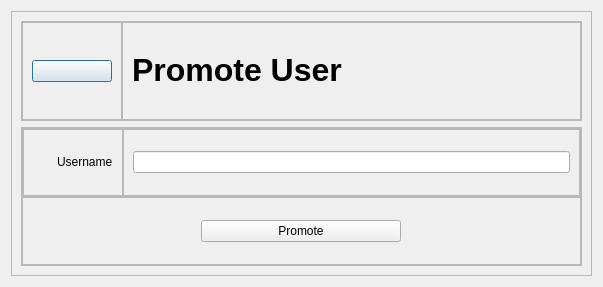
<?xml version="1.0" encoding="UTF-8"?>
<ui version="4.0">
 <class>promote</class>
 <widget class="QDialog" name="promote">
  <property name="geometry">
   <rect>
    <x>0</x>
    <y>0</y>
    <width>603</width>
    <height>287</height>
   </rect>
  </property>
  <property name="windowTitle">
   <string>Dialog</string>
  </property>
  <layout class="QVBoxLayout" name="verticalLayout_5">
   <item>
    <widget class="QFrame" name="frame">
     <property name="frameShape">
      <enum>QFrame::StyledPanel</enum>
     </property>
     <property name="frameShadow">
      <enum>QFrame::Raised</enum>
     </property>
     <layout class="QVBoxLayout" name="verticalLayout">
      <item>
       <widget class="QFrame" name="frame_title">
        <property name="maximumSize">
         <size>
          <width>16777215</width>
          <height>100</height>
         </size>
        </property>
        <property name="frameShape">
         <enum>QFrame::StyledPanel</enum>
        </property>
        <property name="frameShadow">
         <enum>QFrame::Raised</enum>
        </property>
        <layout class="QHBoxLayout" name="horizontalLayout_2">
         <property name="spacing">
          <number>0</number>
         </property>
         <property name="leftMargin">
          <number>0</number>
         </property>
         <property name="topMargin">
          <number>0</number>
         </property>
         <property name="rightMargin">
          <number>0</number>
         </property>
         <property name="bottomMargin">
          <number>0</number>
         </property>
         <item>
          <widget class="QFrame" name="frame_back">
           <property name="minimumSize">
            <size>
             <width>100</width>
             <height>0</height>
            </size>
           </property>
           <property name="maximumSize">
            <size>
             <width>80</width>
             <height>16777215</height>
            </size>
           </property>
           <property name="frameShape">
            <enum>QFrame::StyledPanel</enum>
           </property>
           <property name="frameShadow">
            <enum>QFrame::Raised</enum>
           </property>
           <layout class="QHBoxLayout" name="horizontalLayout_3">
            <item>
             <widget class="QPushButton" name="pushButton_back">
              <property name="text">
               <string/>
              </property>
              <property name="icon">
               <iconset resource="Resource.qrc">
                <normaloff>:/rec/drive-download-20221026T014232Z-001/left.png</normaloff>:/rec/drive-download-20221026T014232Z-001/left.png</iconset>
              </property>
              <property name="iconSize">
               <size>
                <width>40</width>
                <height>40</height>
               </size>
              </property>
             </widget>
            </item>
           </layout>
          </widget>
         </item>
         <item>
          <widget class="QFrame" name="frame_name">
           <property name="frameShape">
            <enum>QFrame::StyledPanel</enum>
           </property>
           <property name="frameShadow">
            <enum>QFrame::Raised</enum>
           </property>
           <layout class="QHBoxLayout" name="horizontalLayout_4">
            <item>
             <widget class="QLabel" name="label_name">
              <property name="text">
               <string>&lt;html&gt;&lt;head/&gt;&lt;body&gt;&lt;p&gt;&lt;span style=&quot; font-size:24pt; font-weight:700;&quot;&gt;Promote User&lt;/span&gt;&lt;/p&gt;&lt;/body&gt;&lt;/html&gt;</string>
              </property>
             </widget>
            </item>
           </layout>
          </widget>
         </item>
        </layout>
       </widget>
      </item>
      <item>
       <widget class="QFrame" name="frame_body">
        <property name="frameShape">
         <enum>QFrame::StyledPanel</enum>
        </property>
        <property name="frameShadow">
         <enum>QFrame::Raised</enum>
        </property>
        <layout class="QVBoxLayout" name="verticalLayout_2">
         <property name="spacing">
          <number>0</number>
         </property>
         <property name="leftMargin">
          <number>0</number>
         </property>
         <property name="topMargin">
          <number>0</number>
         </property>
         <property name="rightMargin">
          <number>0</number>
         </property>
         <property name="bottomMargin">
          <number>0</number>
         </property>
         <item>
          <widget class="QFrame" name="frame_user">
           <property name="frameShape">
            <enum>QFrame::StyledPanel</enum>
           </property>
           <property name="frameShadow">
            <enum>QFrame::Raised</enum>
           </property>
           <layout class="QHBoxLayout" name="horizontalLayout_5">
            <property name="spacing">
             <number>0</number>
            </property>
            <property name="leftMargin">
             <number>0</number>
            </property>
            <property name="topMargin">
             <number>0</number>
            </property>
            <property name="rightMargin">
             <number>0</number>
            </property>
            <property name="bottomMargin">
             <number>0</number>
            </property>
            <item>
             <widget class="QFrame" name="frame_usertxxt">
              <property name="minimumSize">
               <size>
                <width>100</width>
                <height>0</height>
               </size>
              </property>
              <property name="maximumSize">
               <size>
                <width>200</width>
                <height>16777215</height>
               </size>
              </property>
              <property name="frameShape">
               <enum>QFrame::StyledPanel</enum>
              </property>
              <property name="frameShadow">
               <enum>QFrame::Raised</enum>
              </property>
              <layout class="QHBoxLayout" name="horizontalLayout_10">
               <item alignment="Qt::AlignRight">
                <widget class="QLabel" name="label_user">
                 <property name="maximumSize">
                  <size>
                   <width>110</width>
                   <height>40</height>
                  </size>
                 </property>
                 <property name="text">
                  <string>Username</string>
                 </property>
                 <property name="scaledContents">
                  <bool>true</bool>
                 </property>
                </widget>
               </item>
              </layout>
             </widget>
            </item>
            <item>
             <widget class="QFrame" name="frame_usertxt">
              <property name="frameShape">
               <enum>QFrame::StyledPanel</enum>
              </property>
              <property name="frameShadow">
               <enum>QFrame::Raised</enum>
              </property>
              <layout class="QVBoxLayout" name="verticalLayout_3">
               <item>
                <widget class="QLineEdit" name="lineEdit_user"/>
               </item>
              </layout>
             </widget>
            </item>
           </layout>
          </widget>
         </item>
         <item>
          <widget class="QFrame" name="frame_2">
           <property name="frameShape">
            <enum>QFrame::StyledPanel</enum>
           </property>
           <property name="frameShadow">
            <enum>QFrame::Raised</enum>
           </property>
           <layout class="QHBoxLayout" name="horizontalLayout_13">
            <item>
             <widget class="QPushButton" name="pushButton">
              <property name="maximumSize">
               <size>
                <width>200</width>
                <height>16777215</height>
               </size>
              </property>
              <property name="text">
               <string>Promote</string>
              </property>
             </widget>
            </item>
           </layout>
          </widget>
         </item>
        </layout>
       </widget>
      </item>
     </layout>
    </widget>
   </item>
  </layout>
 </widget>
 <resources>
  <include location="Resource.qrc"/>
 </resources>
 <connections/>
</ui>
